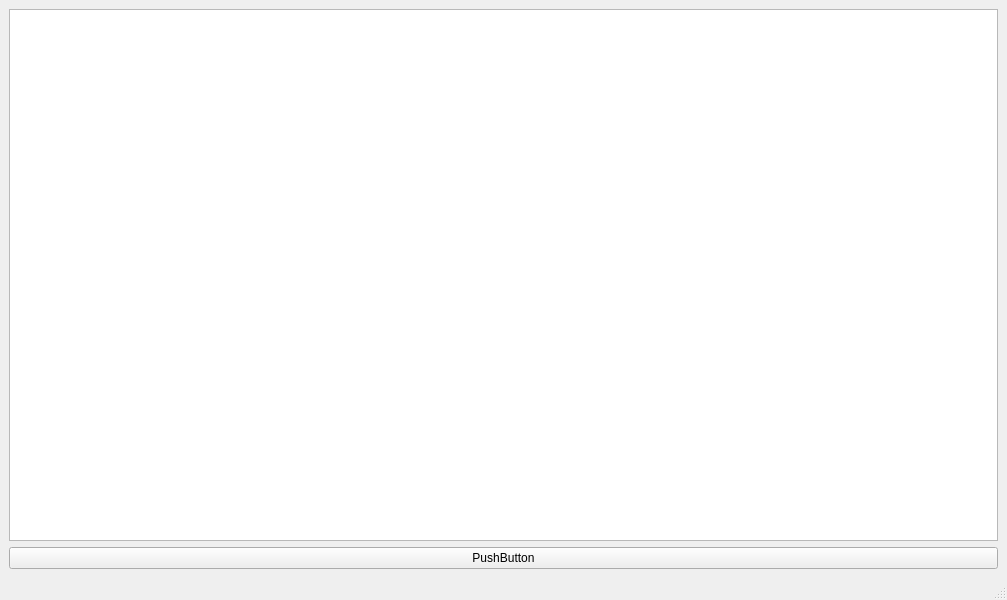
<?xml version="1.0" encoding="UTF-8"?>
<ui version="4.0">
 <class>MainWindow</class>
 <widget class="QMainWindow" name="MainWindow">
  <property name="geometry">
   <rect>
    <x>0</x>
    <y>0</y>
    <width>1007</width>
    <height>600</height>
   </rect>
  </property>
  <property name="windowTitle">
   <string>MainWindow</string>
  </property>
  <widget class="QWidget" name="centralwidget">
   <layout class="QVBoxLayout" name="verticalLayout">
    <item>
     <widget class="QListWidget" name="listWidget"/>
    </item>
    <item>
     <widget class="QPushButton" name="pushButton">
      <property name="text">
       <string>PushButton</string>
      </property>
     </widget>
    </item>
   </layout>
  </widget>
  <widget class="QMenuBar" name="menubar">
   <property name="geometry">
    <rect>
     <x>0</x>
     <y>0</y>
     <width>1007</width>
     <height>21</height>
    </rect>
   </property>
  </widget>
  <widget class="QStatusBar" name="statusbar"/>
 </widget>
 <resources/>
 <connections/>
</ui>
